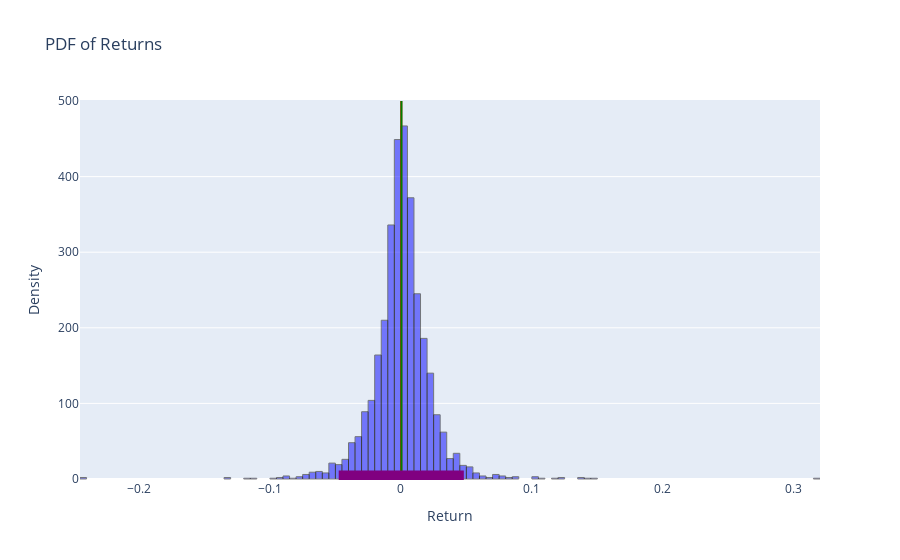

The cell this chart's notebook holds for it:
### Code cell
# Create a histogram of the returns
hist_return = pd.DataFrame({'Returns': returns})
fig = px.histogram(hist_return, x='Returns', nbins=200, opacity=0.5,
                   title='PDF of Returns')
fig.update_traces(marker_color='blue', marker_line_color='black',
                  marker_line_width=1)

# Add the mean and median lines
fig.add_shape(type='line', x0=mean_return, y0=0, x1=mean_return, y1=500,
              line=dict(color='red', width=2), name='Mean')
fig.add_shape(type='line', x0=median_return, y0=0, x1=median_return, y1=500,
              line=dict(color='green', width=2), name='Median')

# Add the standard deviation regions
fig.add_shape(type='rect', x0=mean_return - 2 * std_return, y0=0, x1=mean_return + 2 * std_return,
              y1=10, line=dict(color='purple', width=2), fillcolor='purple', opacity=1, name='2 Std Dev')

fig.update_layout(xaxis_title='Return', yaxis_title='Density',
                  legend=dict(title='Legend', x=0, y=1))

fig.show(legend = True)

### Figure 1 — Plotly figure (JSON) as saved in the notebook; plotly's stock layout.template omitted (floating-point values rounded to 4 significant figures; data arrays with more than 128 entries replaced by an {"elided": "..."} marker saying what was removed)
{"data": [{"alignmentgroup": "True", "bingroup": "x", "hovertemplate": "Returns=%{x}<br>count=%{y}<extra></extra>", "legendgroup": "", "marker": {"color": "blue", "line": {"color": "black", "width": 1}, "opacity": 0.5, "pattern": {"shape": ""}}, "name": "", "nbinsx": 200, "offsetgroup": "", "orientation": "v", "showlegend": false, "type": "histogram", "x": {"elided": "3265 float values"}, "xaxis": "x", "yaxis": "y"}], "layout": {"barmode": "relative", "legend": {"title": {"text": "Legend"}, "tracegroupgap": 0, "x": 0, "y": 1}, "shapes": [{"line": {"color": "red", "width": 2}, "name": "Mean", "type": "line", "x0": 0.0002971, "x1": 0.0002971, "y0": 0, "y1": 500}, {"line": {"color": "green", "width": 2}, "name": "Median", "type": "line", "x0": 0.0004203, "x1": 0.0004203, "y0": 0, "y1": 500}, {"fillcolor": "purple", "line": {"color": "purple", "width": 2}, "name": "2 Std Dev", "opacity": 1, "type": "rect", "x0": -0.0467, "x1": 0.0473, "y0": 0, "y1": 10}], "title": {"text": "PDF of Returns"}, "xaxis": {"anchor": "y", "domain": [0, 1], "title": {"text": "Return"}}, "yaxis": {"anchor": "x", "domain": [0, 1], "title": {"text": "Density"}}}}
